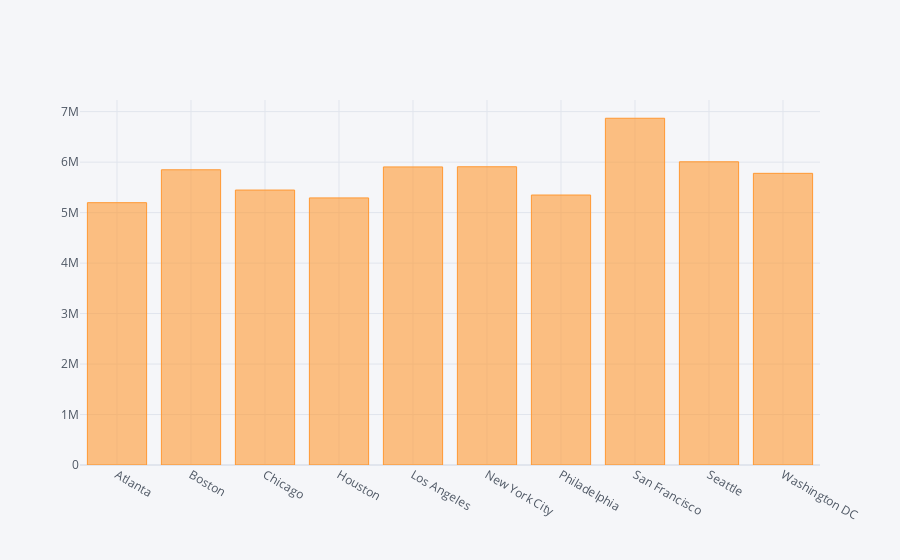

Notebook cell for this chart:
### Code cell
col = ['Atlanta' , 'Boston' , 'Chicago' , 'Houston' , 'Los Angeles' , 'New York City' , 'Philadelphia' , 'San Francisco' , 'Seattle','Washington DC']
df2 = df[col].sum()
df2.iplot(kind='bar')

### Figure 1 — Plotly figure (JSON) as saved in the notebook; plotly's stock layout.template omitted (floating-point values rounded to 4 significant figures)
{"data": [{"marker": {"color": "rgba(255, 153, 51, 0.6)", "line": {"color": "rgba(255, 153, 51, 1.0)", "width": 1}}, "name": "None", "orientation": "v", "text": "", "type": "bar", "x": ["Atlanta", "Boston", "Chicago", "Houston", "Los Angeles", "New York City", "Philadelphia", "San Francisco", "Seattle", "Washington DC"], "y": [5196915, 5848590, 5447027, 5291228, 5905191, 5908508, 5348392, 6869590, 6006952, 5778108]}], "layout": {"legend": {"bgcolor": "#F5F6F9", "font": {"color": "#4D5663"}}, "paper_bgcolor": "#F5F6F9", "plot_bgcolor": "#F5F6F9", "title": {"font": {"color": "#4D5663"}}, "xaxis": {"gridcolor": "#E1E5ED", "showgrid": true, "tickfont": {"color": "#4D5663"}, "title": {"font": {"color": "#4D5663"}, "text": ""}, "zerolinecolor": "#E1E5ED"}, "yaxis": {"gridcolor": "#E1E5ED", "showgrid": true, "tickfont": {"color": "#4D5663"}, "title": {"font": {"color": "#4D5663"}, "text": ""}, "zerolinecolor": "#E1E5ED"}}}
